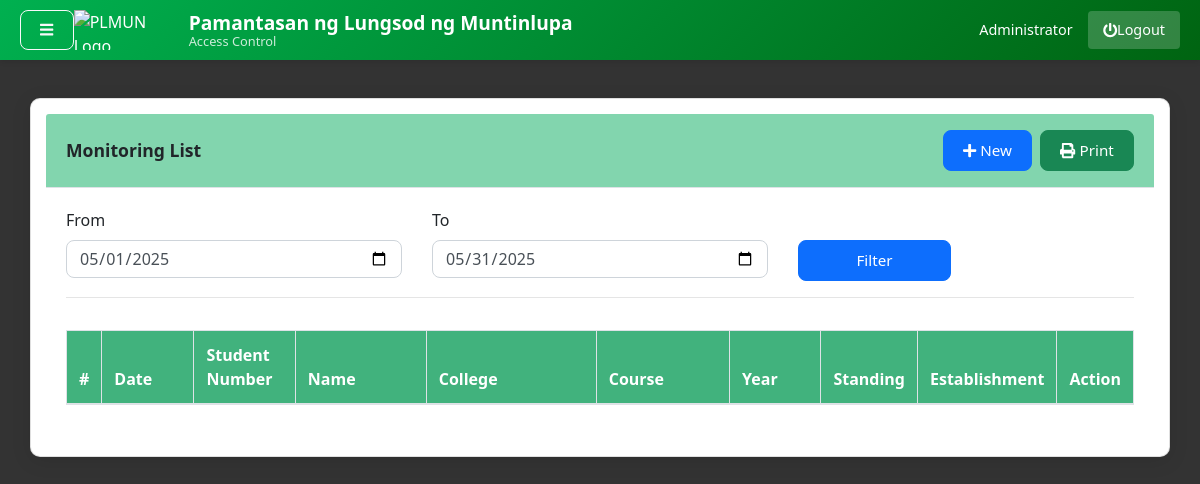
The app's page /index.php?page=records (signed in), older data.
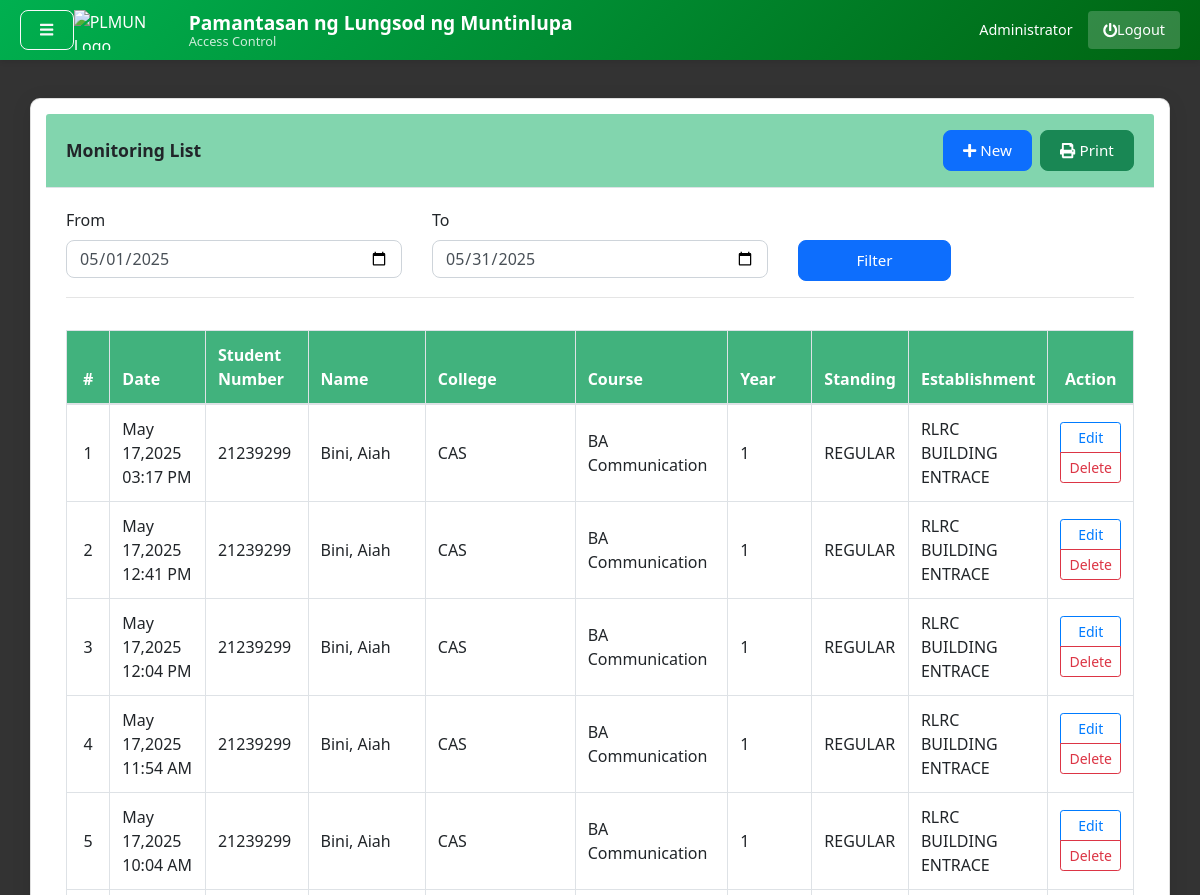
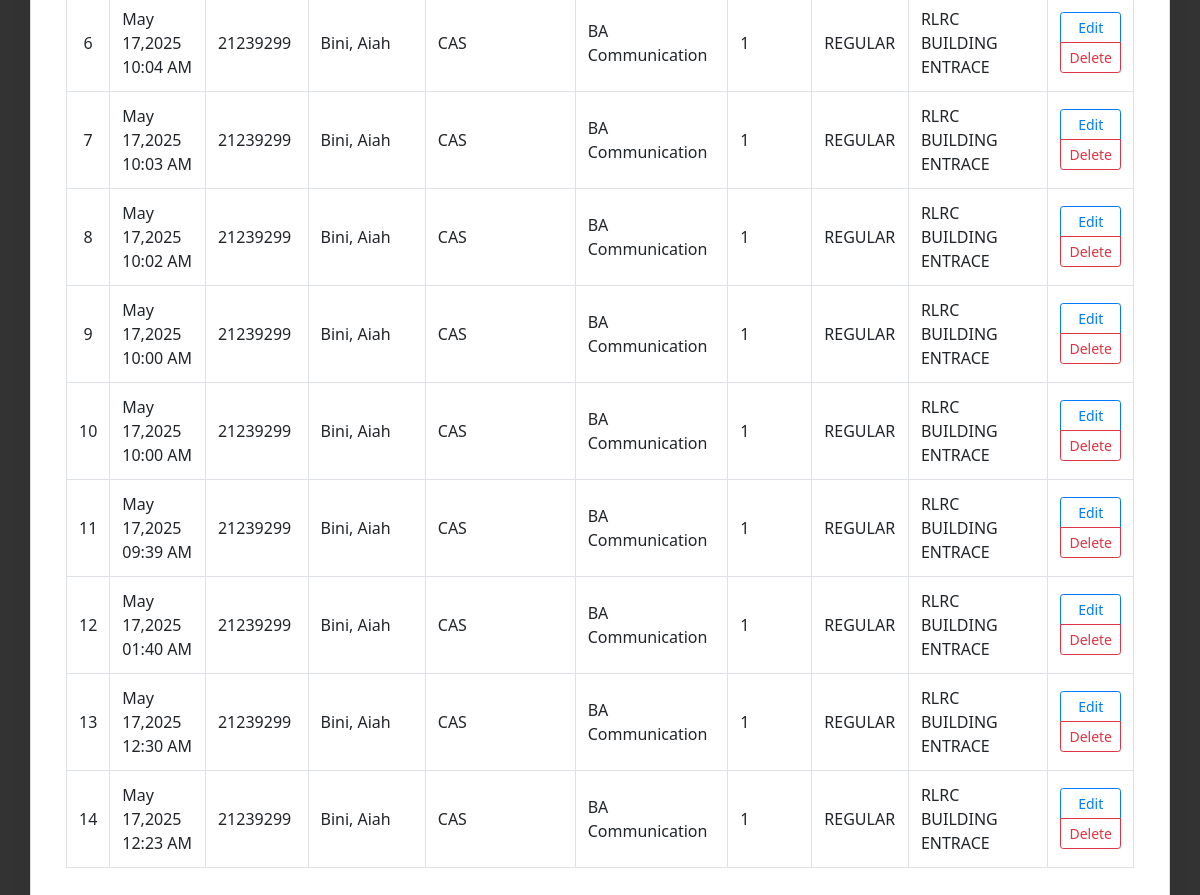
The same page, newer data (2 pictures, top to bottom).
### tables this page shows
CREATE TABLE `person_tracks` (
  `id` int(30) NOT NULL,
  `person_id` int(30) NOT NULL,
  `establishment_id` int(30) NOT NULL,
  `date_created` datetime NOT NULL DEFAULT current_timestamp()
);

CREATE TABLE `persons` (
  `id` int(30) NOT NULL,
  `firstname` varchar(100) NOT NULL,
  `middlename` varchar(100) NOT NULL,
  `lastname` varchar(100) NOT NULL,
  `student_id` int(11) NOT NULL,
  `address` text NOT NULL,
  `street` text NOT NULL,
  `baranggay` text NOT NULL,
  `city` text NOT NULL,
  `state` text NOT NULL,
  `zip_code` text NOT NULL,
  `photo` varchar(255) DEFAULT NULL,
  `year_level` int(11) DEFAULT NULL,
  `standing` enum('REGULAR','IRREGULAR') DEFAULT NULL,
  `college` varchar(255) NOT NULL,
  `course` varchar(255) NOT NULL
);

CREATE TABLE `establishments` (
  `id` int(30) NOT NULL,
  `name` text NOT NULL,
  `address` text NOT NULL
);

### records.php (the view, shortened to what this page needs)
<?php
include 'db_connect.php'; ?>
<div class="container-fluid">
	<div class="col-lg-12">
		<div class="row">
			<div class="col-md-12">
				<div class="card">
					<div class="card-header d-flex flex-wrap justify-content-between align-items-center">
						<b>Monitoring List</b>
						<span class="d-flex flex-wrap gap-2 mt-2 mt-md-0">
							<button class="btn btn-primary btn-sm mr-2" type="button" id="new_records">
								<i class="fa fa-plus"></i> New
							</button>
							<button class="btn btn-success btn-sm" type="button" id="print">
								<i class="fa fa-print"></i> Print
							</button>
						</span>
					</div>
					<div class="card-body">
						<div class="row form-group">
							<div class="col-md-4">
								<label for="" class="control-label">From</label>
								<input type="date" class="form-control" name="from"
									value="<?php echo isset($_GET['from']) ? date('Y-m-d', strtotime($_GET['from'])) : date('Y-m-d', strtotime(date('Y-m-1'))); ?>"
									required>
							</div>
							<div class="col-md-4">
								<label for="" class="control-label">To</label>
								<input type="date" class="form-control" name="to"
									value="<?php echo isset($_GET['to']) ? date('Y-m-d', strtotime($_GET['to'])) : date('Y-m-d', strtotime(date('Y-m-1') . " +1 month - 1 day")); ?>"
									required>
							</div>
							<div class="col-md-2">
								<label for="" class="control-label">&nbsp</label>
								<button class="btn btn-primary btn-block" id="filter" type="button">Filter</button>
							</div>
						</div>
						<hr>
						<div class="table-responsive">
							<table class="table table-bordered table-condensed table-hover">
								<colgroup>
									<col width="2%">
									<col width="10%">
									<col width="10%">
									<col width="15%">
									<col width="20%">
									<col width="15%">
									<col width="10%">
								</colgroup>
								<thead>
									<tr>
										<th class="text-center">#</th>
										<th class="">Date</th>
										<th class="">Student Number</th>
										<th class="">Name</th>
										<th class="">College</th>
										<th class="">Course</th>
										<th class="">Year</th>
										<th class="">Standing</th>
										<th class="">Establishment</th>
										<th class="text-center">Action</th>
									</tr>
								</thead>
								<tbody>
									<?php
									$i = 1;
									$from = isset($_GET['from']) ? date('Y-m-d', strtotime($_GET['from'])) : date('Y-m-d', strtotime(date('Y-m-1')));
									$to = isset($_GET['to']) ? date('Y-m-d', strtotime($_GET['to'])) : date('Y-m-d', strtotime(date('Y-m-1') . " +1 month - 1 day"));
									$ewhere = '';
									$tracks = $conn->query(
										"SELECT
												t.*,concat(p.lastname,', ',p.firstname,' ',p.middlename) as name,
												p.college,
												p.course,
												p.year_level,
												p.standing,
												e.name as ename,p.student_id
												FROM person_tracks t
												inner join persons p on p.id = t.person_id
												inner join establishments e on e.id = t.establishment_id
												where date(t.date_created) between '$from' and '$to' $ewhere order by t.id desc"
									);
									while ($row = $tracks->fetch_assoc()):
										?>
										<tr>
											<td class="text-center"><?php echo $i++ ?></td>
											<td class="">
												<p> <?php echo date("M d,Y h:i A", strtotime($row['date_created'])) ?></b>
												</p>
											</td>
											<td class="">
												<p> <?php echo $row['student_id'] ?></p>
											</td>
											<td class="">
												<p> <?php echo ucwords($row['name']) ?></p>
											</td>
											<td class="">
												<p> <?php echo $row['college'] ?></p>
											</td>
											<td class="">
												<p> <?php echo $row['course'] ?></p>
											</td>
											<td class="">
												<p> <?php echo $row['year_level'] ?></p>
											</td>
											<td class="">
												<p> <?php echo $row['standing'] ?></p>
											</td>
											<td class="">
												<p> <?php echo ucwords($row['ename']) ?></p>
											</td>
											<td class="text-center">
												<div class="btn-group-vertical btn-group-sm d-block d-md-inline-block">
													<button class="btn btn-sm btn-outline-primary edit_records mb-2 mb-md-0"
														type="button" data-id="<?php echo $row['id'] ?>">Edit</button><br>
													<button class="btn btn-sm btn-outline-danger delete_records"
														type="button" data-id="<?php echo $row['id'] ?>">Delete</button>
												</div>
											</td>
										</tr>
									<?php endwhile; ?>
								</tbody>
							</table>
						</div>
					</div>
				</div>
			</div>
		</div>
	</div>
</div>

Row changes from the older to the newer data that the page shows:
added person_tracks: date_created "May 17,2025 03:17 PM", person.student_id "21239299", name "Bini, Aiah", person.college "CAS", person.course "BA Communication", person.year_level "1", person.standing "REGULAR", establishment.name "RLRC BUILDING ENTRACE"
added person_tracks: date_created "May 17,2025 12:41 PM", person.student_id "21239299", name "Bini, Aiah", person.college "CAS", person.course "BA Communication", person.year_level "1", person.standing "REGULAR", establishment.name "RLRC BUILDING ENTRACE"
added person_tracks: date_created "May 17,2025 12:04 PM", person.student_id "21239299", name "Bini, Aiah", person.college "CAS", person.course "BA Communication", person.year_level "1", person.standing "REGULAR", establishment.name "RLRC BUILDING ENTRACE"
added person_tracks: date_created "May 17,2025 11:54 AM", person.student_id "21239299", name "Bini, Aiah", person.college "CAS", person.course "BA Communication", person.year_level "1", person.standing "REGULAR", establishment.name "RLRC BUILDING ENTRACE"
added person_tracks: date_created "May 17,2025 10:04 AM", person.student_id "21239299", name "Bini, Aiah", person.college "CAS", person.course "BA Communication", person.year_level "1", person.standing "REGULAR", establishment.name "RLRC BUILDING ENTRACE"
added person_tracks: date_created "May 17,2025 10:04 AM", person.student_id "21239299", name "Bini, Aiah", person.college "CAS", person.course "BA Communication", person.year_level "1", person.standing "REGULAR", establishment.name "RLRC BUILDING ENTRACE"
added person_tracks: date_created "May 17,2025 10:03 AM", person.student_id "21239299", name "Bini, Aiah", person.college "CAS", person.course "BA Communication", person.year_level "1", person.standing "REGULAR", establishment.name "RLRC BUILDING ENTRACE"
added person_tracks: date_created "May 17,2025 10:02 AM", person.student_id "21239299", name "Bini, Aiah", person.college "CAS", person.course "BA Communication", person.year_level "1", person.standing "REGULAR", establishment.name "RLRC BUILDING ENTRACE"
added person_tracks: date_created "May 17,2025 10:00 AM", person.student_id "21239299", name "Bini, Aiah", person.college "CAS", person.course "BA Communication", person.year_level "1", person.standing "REGULAR", establishment.name "RLRC BUILDING ENTRACE"
added person_tracks: date_created "May 17,2025 10:00 AM", person.student_id "21239299", name "Bini, Aiah", person.college "CAS", person.course "BA Communication", person.year_level "1", person.standing "REGULAR", establishment.name "RLRC BUILDING ENTRACE"
added person_tracks: date_created "May 17,2025 09:39 AM", person.student_id "21239299", name "Bini, Aiah", person.college "CAS", person.course "BA Communication", person.year_level "1", person.standing "REGULAR", establishment.name "RLRC BUILDING ENTRACE"
added person_tracks: date_created "May 17,2025 01:40 AM", person.student_id "21239299", name "Bini, Aiah", person.college "CAS", person.course "BA Communication", person.year_level "1", person.standing "REGULAR", establishment.name "RLRC BUILDING ENTRACE"
added person_tracks: date_created "May 17,2025 12:30 AM", person.student_id "21239299", name "Bini, Aiah", person.college "CAS", person.course "BA Communication", person.year_level "1", person.standing "REGULAR", establishment.name "RLRC BUILDING ENTRACE"
added person_tracks: date_created "May 17,2025 12:23 AM", person.student_id "21239299", name "Bini, Aiah", person.college "CAS", person.course "BA Communication", person.year_level "1", person.standing "REGULAR", establishment.name "RLRC BUILDING ENTRACE"
